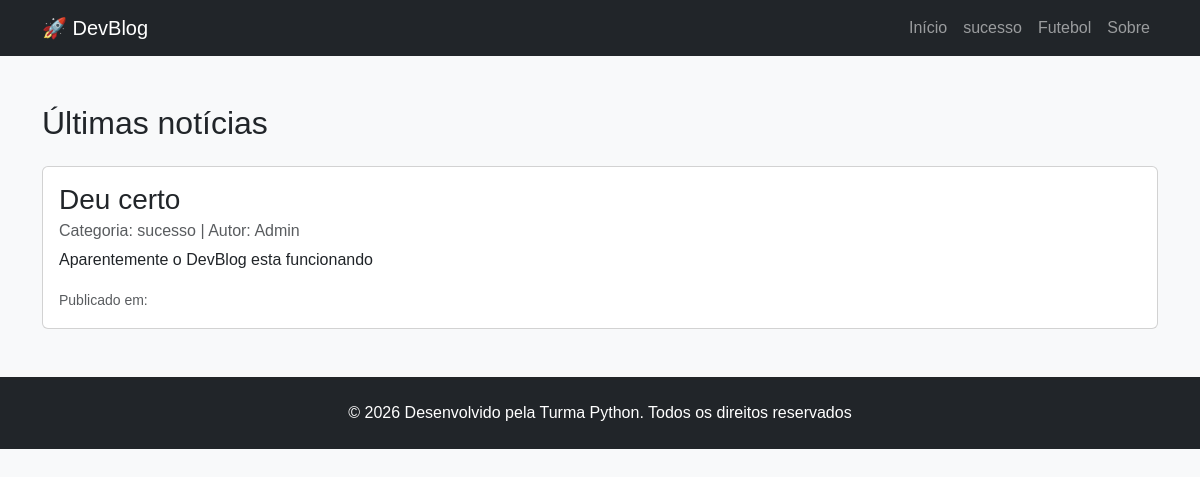
The app's page /categoria/1/ with its own data.
### blog/models.py (models this page shows, shortened)
class Categoria(models.Model):
    nome = models.CharField(max_length=100)

class Artigo(models.Model):
    titulo = models.CharField(max_length=200)
    conteudo = models.TextField()
    data_publicacao = models.DateTimeField(auto_now_add=True)
    categoria = models.ForeignKey(Categoria,on_delete=models.CASCADE)
    autor = models.CharField(max_length=50, default="Admin")

### blog/views.py (the view)
# urls.py: path('categoria/<int:id>/', views.categoria, name='categoria')
def categoria(request, id):
    artigos = Artigo.objects.filter(categoria_id=id)
    categorias = Categoria.objects.all()
    contexto = {
        'lista_artigos': artigos,
        'lista_categorias': categorias,
    }
    return render(request, 'blog/index.html', contexto)

### blog/templates/blog/index.html
{% extends 'blog/base.html' %}
{% block content %}
    <h2 class="mb-4">Últimas notícias</h2>
    {% for artigo in lista_artigos %}
        <div class="card mb-3 shadow-sn">
            <div class="card-body">
                <h3 class="card-title text-succss">{{artigo.titulo}}</h3>
                <h6 class="card-subtitle mb-2 text-muted">Categoria: {{artigo.categoria.nome}} | Autor: {{artigo.autor}}</h6>
                <p class="card-text">{{artigo.conteudo}}</p>
                <p class="card-text"><small class="text-muted">Publicado em: {{artigo.data_puplicacao}}</small></p>
            </div>
        </div>
    {% empty %}
    <p>Nenhuma notícia puplicada ainda.</p>
    {% endfor %}
 {% endblock %}

### blog/templates/blog/base.html (shortened to what this page needs)
{% load static %}
<!DOCTYPE html>
<html lang="pt-BR">
<head>
    <link href="https://cdn.jsdelivr.net/npm/bootstrap@5.3.8/dist/css/bootstrap.min.css" rel="stylesheet">
    <link rel="stylesheet" href="{% static 'blog/css/style.css' %}">
</head>
<body class="bg-light d-fleax flex-column min-vh-100">
    <header>
        <nav class=" navbar navbar-expand-lg navbar-dark bg-dark">
            <div class="container">
                <a class="navbar-brand" href="{% url 'home' %}">🚀 DevBlog</a>
                <div class="collapse navbar-collapse">
                    <ul class="navbar-nav ms-auto">
                        <li class="nav-item">
                            <a class="nav-link" href="{% url 'home' %}">Início</a>
                        </li>
                        {% for categoria in lista_categorias %}
                            <li class="nav-item">
                                <a class="nav-link" href="{% url 'categoria' categoria.id %}">{{categoria.nome}}</a>
                            </li>
                        {% endfor %}
                        <li class="nav-item">
                            <a class="nav-link" href="{% url 'sobre_nos' %}">Sobre</a>
                        </li>
                    </ul>
                </div>
            </div>
        </nav>
    </header>
    <main class="container my-5">
        {%block content %}
        {% endblock %}
    </main>
    <footer class="bg-dark text-white text-center py-4 mt-5">
        <p class="mb-0">© 2026 Desenvolvido pela Turma Python. Todos os direitos reservados</p>
    </footer>
</body>
</html>

### blog/static/blog/css/style.css (style rules this page uses)
body { background-color: #ffffff; font-family: Arial, Helvetica, sans-serif; }

### records on screen
Categoria: nome "sucesso"
Categoria: nome "Futebol"
Artigo: titulo "Deu certo", categoria.nome "sucesso", autor "Admin", conteudo "Aparentemente o DevBlog esta funcionando"
